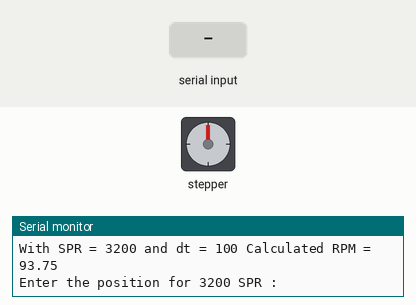
The sketch below on a simulated Arduino Nano, built with avr-gcc and run on an emulated ATmega328P. Parts: stepper motor, the last lines printed to the serial monitor. Wiring (inferred from the names in the program): stepper motor driver (200 steps per turn assumed): step pin 9; direction pin 8; enable pin 7. The test bench sets the inputs (shaded band).

Above: at 1.3 s.
1.4 s: "90,45\n" received over Serial
At 3.1 s:
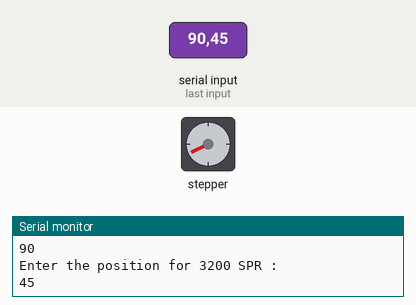
3.9 s: "30,150\n" received over Serial
At 5.3 s:
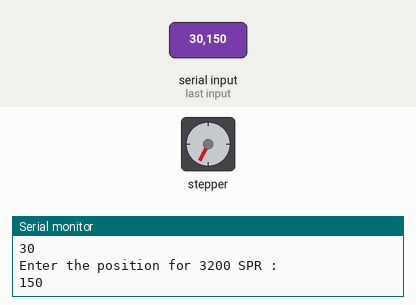
6.4 s: "90,45\n" received over Serial
At 8.1 s:
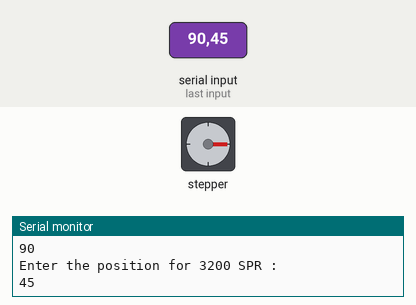
8.9 s: "30,150\n" received over Serial
At 10.3 s:
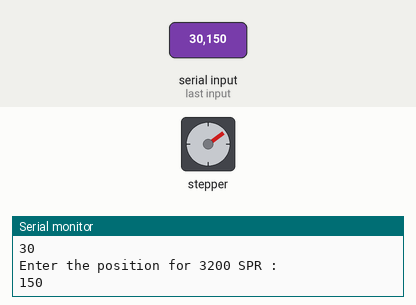
11.4 s: "5\n" received over Serial
At 12.4 s:
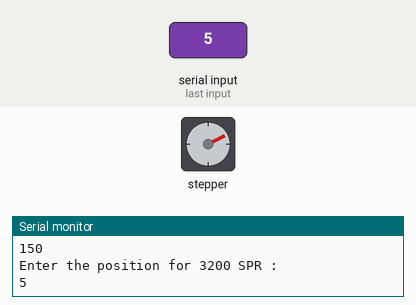
12.9 s: "90\n" received over Serial
At 14.3 s:
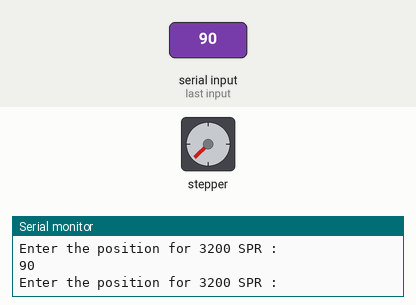
Timing chart, 0 to 15.4 s (numbered marks = the images above; inputs shaded):
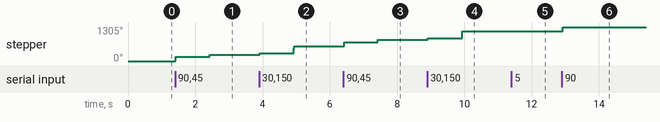

The sketch:

dsr_nema17_42hs48_1684_004.ino
```cpp
/*
Code Version 4 :- Torque calculation on bench (Running Torque 2kgcm @3200SPR @1.5amp @93.75rpm )
Code Version 3 :- micro step selection based in range 5rpm to 100rpm
Code Version 2 :- implement RPM calculator in setup section for the micro step and dt selected
Code Version 1 :- Check accel lib and micro stepping
---------------- Components Used ----------------
Driver Used  = TB6600
Stepper Used = Nema 17, 42HS48-1684,
Gear Box = No
Micro Step used = 1/16 (Full Step Mode - 200SPR) S1 = 1, S2 = 1, S3 = 0
Current Set = 1.5Amp  S4 = 1, S5 = 1, S6 = 0
Input Volatge = 12v (8amp) for driver
Arduino = Nano original
12v to 5v buck (for powering Nano)
--------------------------------------------------

-------------- Connections -------------------
TB6600 to Nano
 ENA- , DIR- and PUL-  ->   gnd of arduino
 ENA+                  ->   D7
 DIR+                  ->   D8
 PUL+                  ->   D9
-----------------------------------------------


Created on :- 04-02-2026
Created by :- K Madhu Mohan Chary
For code enquiry :- madhu@marutdrones.com

*/
// #include <AccelStepper.h>

// Used Common cathode setup on driver
const byte pul_pin = 9; //pulse pin
const byte dir_pin = 8; //direction pin
const byte ena_pin = 7; //enable pin

//Create object of AccelStepper
// AccelStepper seed_stepper(AccelStepper::DRIVER,pul_pin,dir_pin);

//int dt = 400; //min 400(375rpm) ; max 1000(150rpm) @ 1.5Amp 200 SPR (minimum rpm itself is 150rpm)
//int dt = 1500; //min 140(535.71rpm) ; max 1500(50rpm) @ 1.5Amp 400A SPR (Will not fall in our range of rpm)
//int dt = 1750; //min 100(375rpm) max 1750(21.43rpm) @ 1.5Amp 800 SPR (Will Struggle at low rpm)
//int dt = 1500; //min 70(267.86rpm) max 1500(12.5rpm) @ 1.5Amp 1600 SPR (low Vibrations at 12.5rpm) 10000 -1.88rpm
//int dt = 12000; //min 15(625rpm) max 1500(6.25rpm) @ 1.5Amp 3200 SPR (********Recomended***********)
//int dt = 1500; //min 7 max 1500 @ 1.5Amp 64000 SPR (Not Recomended)

//micro step selection based in range 5rpm to 100rpm
unsigned long SPR = 3200; //Steps per rotation (unsigned long for rpm calculation)
unsigned long dt = 100; //micro seconds
int dt_min = 100; //100 -> 93.75rpm (0.5kgcm holding , 2kgcm running torque) @3200SPR @1.5amp (or)   200 -> 93.75 @1600SPR
int dt_max = 1000; //1000 -> 9.38rpm (1.5kgcm holding, 2.5kgcm running torque) @3200SPR @1.5amp (or)  2000 -> 9.38 @1600SPR
float rpm ; //rpm must be float or double

//Torque
int read_pos = 0; // for incoming serial data


void setup() {
  pinMode(pul_pin,OUTPUT);
  pinMode(dir_pin,OUTPUT);
  pinMode(ena_pin,OUTPUT);
  digitalWrite(ena_pin,LOW);
  digitalWrite(dir_pin,LOW);
  Serial.begin(9600);

  delay(100);

  // seed_stepper.setMaxSpeed(2000);
  // seed_stepper.setSpeed(1000);

  rpm = 30000000.0 / (SPR * dt); //importent
  Serial.print("With SPR = ");
  Serial.print(SPR);
  Serial.print(" and dt = ");
  Serial.print(dt);
  Serial.print(" Calculated RPM = ");
  Serial.println(rpm);
}

void loop()
{

  //seed_stepper.runSpeed();

 Serial.println("Enter the position for 3200 SPR : ");
 while(Serial.available() == 0)
 {
  // do nothing
 }
 read_pos = Serial.parseInt();
 Serial.println(read_pos);

if(read_pos < 0)
  digitalWrite(dir_pin,LOW); //CCW (From Shaft view)
else
  digitalWrite(dir_pin,HIGH); //CW (From shaft view)

read_pos = abs(read_pos);//absoulte value
// Serial.println(read_pos);

 for(int i = 0; i< read_pos; i++)
 {
  digitalWrite(pul_pin,LOW);
  delayMicroseconds(dt);
  digitalWrite(pul_pin,HIGH);
  delayMicroseconds(dt);
 }


delay(1000);
}
```

Measured:
- after the input at 1.4 s, stepper: turns 162° clockwise in 0.02 s, then 81° clockwise in 0.01 s
- after the input at 3.9 s, stepper: turns 54° clockwise in 0.00 s, then 270° clockwise in 0.03 s
- after the input at 6.4 s, stepper: turns 162° clockwise in 0.02 s, then 81° clockwise in 0.01 s
- after the input at 8.9 s, stepper: turns 54° clockwise in 0.00 s, then 270° clockwise in 0.03 s
- after the input at 12.9 s, stepper: goes 1144° 0.02 s, then 1305°, starting at once
